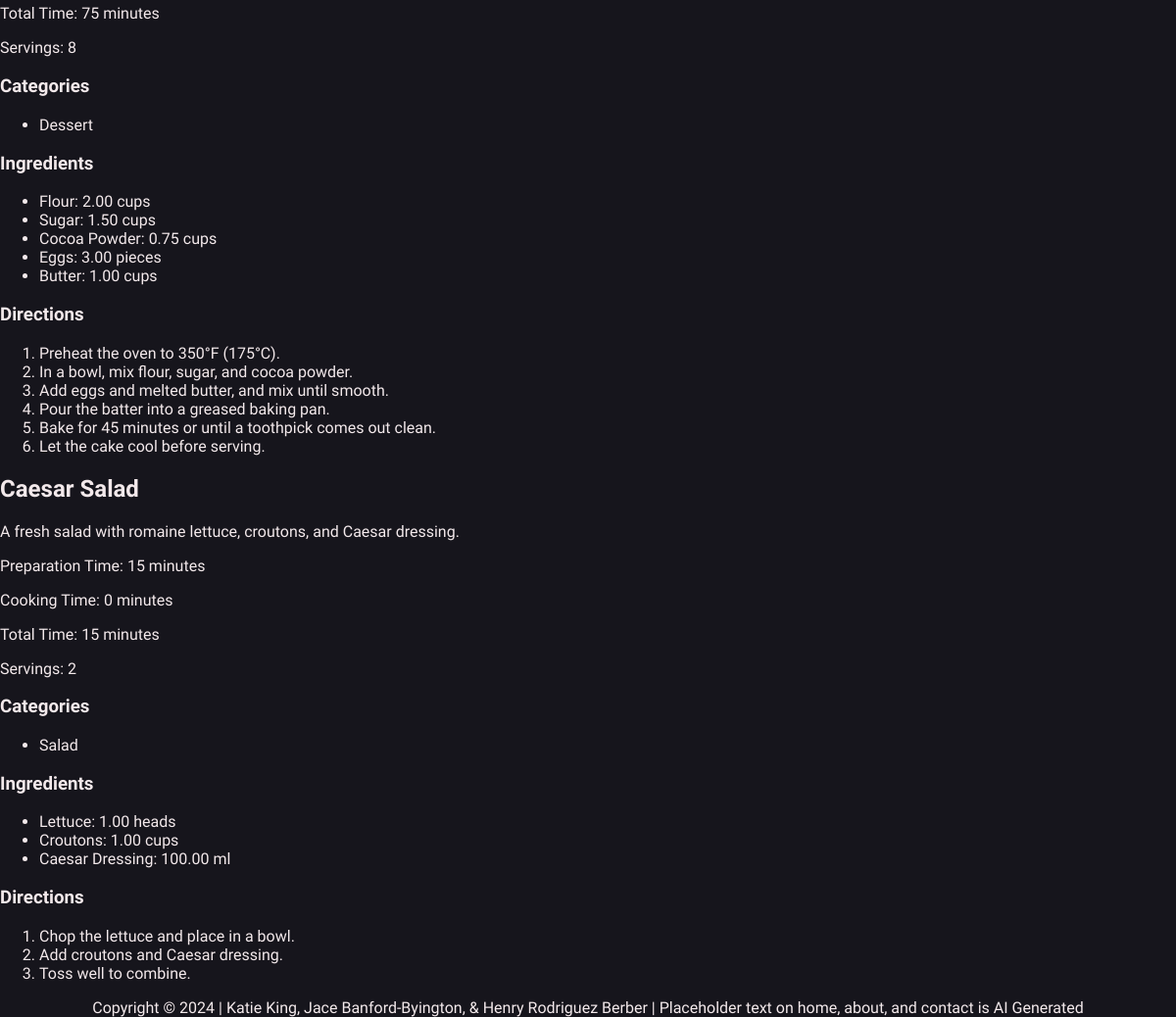
Page /index.php?page=recipe (lower part) on the earlier database version.
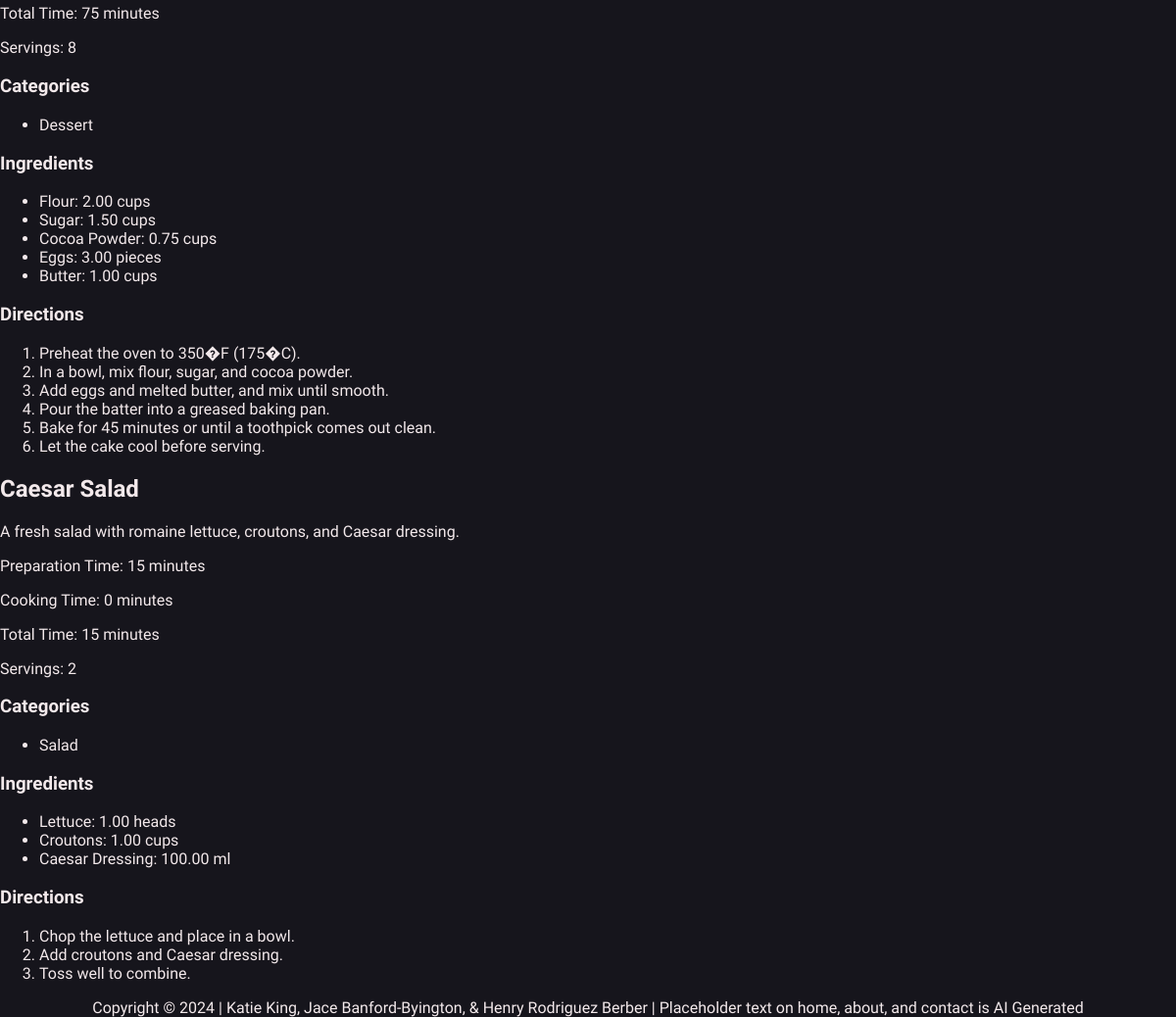
Same page on the later database version.
### tables this page shows
CREATE TABLE IF NOT EXISTS Recipe (
    RecipeID INT PRIMARY KEY AUTO_INCREMENT,
    Title VARCHAR(255) NOT NULL,
    Description TEXT,
    PrepTime INT,  
    CookTime INT,  
    TotalTime INT,  
    Servings INT,
    DateCreated DATETIME DEFAULT CURRENT_TIMESTAMP,
    AuthorID INT,
    FOREIGN KEY (AuthorID) REFERENCES Users(UserId)
);

CREATE TABLE IF NOT EXISTS Category (
    CategoryID INT PRIMARY KEY AUTO_INCREMENT,
    Name VARCHAR(255) NOT NULL
);

CREATE TABLE IF NOT EXISTS RecipeIngredient (
    RecipeID INT,
    IngredientID INT,
    Quantity DECIMAL(10, 2),
    PRIMARY KEY (RecipeID, IngredientID),
    FOREIGN KEY (RecipeID) REFERENCES Recipe(RecipeID),
    FOREIGN KEY (IngredientID) REFERENCES Ingredient(IngredientID)
);

CREATE TABLE IF NOT EXISTS Ingredient (
    IngredientID INT PRIMARY KEY AUTO_INCREMENT,
    Name VARCHAR(255) NOT NULL,
    Unit VARCHAR(50)
);

CREATE TABLE IF NOT EXISTS Instructions (
    InstructionID INT PRIMARY KEY AUTO_INCREMENT,
    RecipeID INT,
    StepNumber INT,
    Description TEXT,
    FOREIGN KEY (RecipeID) REFERENCES Recipe(RecipeID)
);

### dbConnection.php (called while the page is built, shortened)
<?php
function getConnection()
{
    $dbConnection = @mysqli_connect(DB_SERVER, DB_USER, DB_PSWD, DB_NAME) or die("Could not connect to MySQL server.");
    return $dbConnection;
}
function getAllRecipes(): array
{
    $query = 'SELECT * FROM `Recipe`';
    $response = getConnection()->execute_query($query);
    return $response->fetch_all(MYSQLI_ASSOC);
}
function getInstructionsByRecipeId($recipeId): array
{
    $query = "SELECT * FROM `Instructions` WHERE RecipeID = ?";
    $response = getConnection()->execute_query($query, [$recipeId]);
    return $response->fetch_all(MYSQLI_ASSOC);
}
function getCategoriesByRecipeId($recipeId): array
{
    $query = "SELECT c.Name FROM `Category` c
              INNER JOIN `RecipeCategory` rc ON c.CategoryID = rc.CategoryID
              WHERE rc.RecipeID = ?";
    $response = getConnection()->execute_query($query, [$recipeId]);
    return $response->fetch_all(MYSQLI_ASSOC);
}
function getIngredientsByRecipeId($recipeId): array
{
    $query = "SELECT i.Name, ri.Quantity, i.Unit FROM `Ingredient` i
              INNER JOIN `RecipeIngredient` ri ON i.IngredientID = ri.IngredientID
              WHERE ri.RecipeID = ?";
    $response = getConnection()->execute_query($query, [$recipeId]);
    return $response->fetch_all(MYSQLI_ASSOC);
}

### pages/recipe.php (the view, shortened to what this page needs)
<?php
require_once 'dbconnection.php';
$recipes = getAllRecipes();
function getCategories($recipeId)
{
    return getCategoriesByRecipeId($recipeId);
}
function getIngredients($recipeId)
{
    return getIngredientsByRecipeId($recipeId);
}
function getInstructions($recipeId)
{
    return getInstructionsByRecipeId($recipeId);
} ?>
<?php if (count($recipes) > 0): ?>
        <?php foreach ($recipes as $recipe): ?>
            <?php
            $categories = getCategories($recipe['RecipeID']);
            $ingredients = getIngredients($recipe['RecipeID']);
            $instructions = getInstructions($recipe['RecipeID']);
            ?>
                <h2><?php echo htmlspecialchars($recipe['Title']); ?></h2>
                <p><?php echo htmlspecialchars($recipe['Description']); ?></p>
                <p>Preparation Time: <?php echo htmlspecialchars($recipe['PrepTime']); ?> minutes</p>
                <p>Cooking Time: <?php echo htmlspecialchars($recipe['CookTime']); ?> minutes</p>
                <p>Total Time: <?php echo htmlspecialchars($recipe['TotalTime']); ?> minutes</p>
                <p>Servings: <?php echo htmlspecialchars($recipe['Servings']); ?></p>
                <h3>Categories</h3>
                <ul>
                    <?php foreach ($categories as $category): ?>
                        <li><?php echo htmlspecialchars($category['Name']); ?></li>
                    <?php endforeach; ?>
                </ul>
                <h3>Ingredients</h3>
                <ul>
                    <?php foreach ($ingredients as $ingredient): ?>
                        <li><?php echo htmlspecialchars($ingredient['Name']) . ': ' . htmlspecialchars($ingredient['Quantity']) . ' ' . htmlspecialchars($ingredient['Unit']); ?></li>
                    <?php endforeach; ?>
                </ul>
                <h3>Directions</h3>
                <ol>
                    <?php foreach ($instructions as $instruction): ?>
                        <li><?php echo htmlspecialchars($instruction['Description']); ?></li>
                    <?php endforeach; ?>
                </ol>
        <?php endforeach; ?>
<?php else: ?>
    <p>No recipes found.</p>
<?php endif; ?>

### index.php (shortened to what this page needs)
<html>
<head>
  <link rel="stylesheet" href="./styles.php" />
</head>
<body>
  <main>
    <?php
    $page = isset($_GET['page']) ? $_GET['page'] : 'home';
    $pageFile = "pages/$page.php";
    if (file_exists($pageFile)) {
      include $pageFile;
    } else {
      echo '<h2>Page Not Found</h2>';
      echo '<p>The page you are looking for does not exist.</p>';
    }
    ?>
  </main>
  <br />
  <footer> Copyright &copy; 2024 | Katie King, Jace Banford-Byington, & Henry Rodriguez Berber | Placeholder text on
    home, about, and contact is AI Generated
  </footer>
</body>
</html>

Differences in the rows shown:
changed instructions: Description "Preheat the oven to 350°F (175°C)." → "Preheat the oven to 350�F (175�C)."
